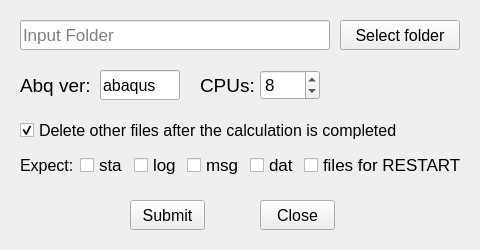
<?xml version="1.0" encoding="UTF-8"?>
<ui version="4.0">
 <class>AbqJobsSubmitter</class>
 <widget class="QWidget" name="AbqJobsSubmitter">
  <property name="geometry">
   <rect>
    <x>0</x>
    <y>0</y>
    <width>480</width>
    <height>250</height>
   </rect>
  </property>
  <property name="sizePolicy">
   <sizepolicy hsizetype="Fixed" vsizetype="Fixed">
    <horstretch>0</horstretch>
    <verstretch>0</verstretch>
   </sizepolicy>
  </property>
  <property name="minimumSize">
   <size>
    <width>480</width>
    <height>250</height>
   </size>
  </property>
  <property name="maximumSize">
   <size>
    <width>480</width>
    <height>250</height>
   </size>
  </property>
  <property name="font">
   <font>
    <family>Microsoft YaHei UI</family>
    <pointsize>13</pointsize>
   </font>
  </property>
  <property name="windowTitle">
   <string>AbqJobsSubmitter</string>
  </property>
  <property name="windowIcon">
   <iconset>
    <normaloff>Icon.png</normaloff>Icon.png</iconset>
  </property>
  <widget class="QLineEdit" name="lineEdit_InputFolder">
   <property name="geometry">
    <rect>
     <x>20</x>
     <y>20</y>
     <width>310</width>
     <height>30</height>
    </rect>
   </property>
   <property name="sizePolicy">
    <sizepolicy hsizetype="Fixed" vsizetype="Fixed">
     <horstretch>0</horstretch>
     <verstretch>0</verstretch>
    </sizepolicy>
   </property>
   <property name="focusPolicy">
    <enum>Qt::ClickFocus</enum>
   </property>
   <property name="placeholderText">
    <string>Input Folder</string>
   </property>
  </widget>
  <widget class="QPushButton" name="pushButton_selectInputFolder">
   <property name="geometry">
    <rect>
     <x>340</x>
     <y>20</y>
     <width>120</width>
     <height>30</height>
    </rect>
   </property>
   <property name="sizePolicy">
    <sizepolicy hsizetype="Fixed" vsizetype="Fixed">
     <horstretch>0</horstretch>
     <verstretch>0</verstretch>
    </sizepolicy>
   </property>
   <property name="font">
    <font>
     <family>Microsoft YaHei UI</family>
     <pointsize>12</pointsize>
    </font>
   </property>
   <property name="text">
    <string>Select folder</string>
   </property>
  </widget>
  <widget class="QCheckBox" name="checkBox_delete">
   <property name="geometry">
    <rect>
     <x>20</x>
     <y>115</y>
     <width>420</width>
     <height>30</height>
    </rect>
   </property>
   <property name="font">
    <font>
     <family>Microsoft YaHei UI</family>
     <pointsize>12</pointsize>
    </font>
   </property>
   <property name="text">
    <string>Delete other files after the calculation is completed</string>
   </property>
   <property name="checked">
    <bool>true</bool>
   </property>
   <property name="tristate">
    <bool>false</bool>
   </property>
  </widget>
  <widget class="QLabel" name="label_CPUs">
   <property name="geometry">
    <rect>
     <x>200</x>
     <y>70</y>
     <width>60</width>
     <height>30</height>
    </rect>
   </property>
   <property name="font">
    <font>
     <family>Microsoft YaHei UI</family>
     <pointsize>14</pointsize>
    </font>
   </property>
   <property name="text">
    <string>CPUs:</string>
   </property>
  </widget>
  <widget class="QSpinBox" name="spinBox_cpusNum">
   <property name="geometry">
    <rect>
     <x>260</x>
     <y>70</y>
     <width>60</width>
     <height>30</height>
    </rect>
   </property>
   <property name="prefix">
    <string/>
   </property>
   <property name="maximum">
    <number>64</number>
   </property>
   <property name="value">
    <number>8</number>
   </property>
  </widget>
  <widget class="QLabel" name="label_Abq_ver">
   <property name="geometry">
    <rect>
     <x>20</x>
     <y>70</y>
     <width>120</width>
     <height>30</height>
    </rect>
   </property>
   <property name="font">
    <font>
     <family>Microsoft YaHei UI</family>
     <pointsize>14</pointsize>
    </font>
   </property>
   <property name="text">
    <string>Abq ver:</string>
   </property>
  </widget>
  <widget class="QLineEdit" name="lineEdit_AbqVer">
   <property name="geometry">
    <rect>
     <x>100</x>
     <y>70</y>
     <width>80</width>
     <height>30</height>
    </rect>
   </property>
   <property name="font">
    <font>
     <family>Microsoft YaHei UI</family>
     <pointsize>12</pointsize>
    </font>
   </property>
   <property name="text">
    <string>abaqus</string>
   </property>
   <property name="cursorPosition">
    <number>6</number>
   </property>
  </widget>
  <widget class="QLabel" name="label_Expect">
   <property name="geometry">
    <rect>
     <x>20</x>
     <y>150</y>
     <width>60</width>
     <height>30</height>
    </rect>
   </property>
   <property name="font">
    <font>
     <family>Microsoft YaHei UI</family>
     <pointsize>12</pointsize>
    </font>
   </property>
   <property name="text">
    <string>Expect:</string>
   </property>
  </widget>
  <widget class="QWidget" name="layoutWidget">
   <property name="geometry">
    <rect>
     <x>80</x>
     <y>150</y>
     <width>385</width>
     <height>30</height>
    </rect>
   </property>
   <layout class="QHBoxLayout" name="HLayout_fileType_checkBoxes">
    <property name="spacing">
     <number>5</number>
    </property>
    <property name="sizeConstraint">
     <enum>QLayout::SetFixedSize</enum>
    </property>
    <property name="leftMargin">
     <number>0</number>
    </property>
    <property name="topMargin">
     <number>2</number>
    </property>
    <property name="rightMargin">
     <number>0</number>
    </property>
    <property name="bottomMargin">
     <number>2</number>
    </property>
    <item>
     <widget class="QCheckBox" name="checkBox_STA">
      <property name="enabled">
       <bool>true</bool>
      </property>
      <property name="text">
       <string>sta</string>
      </property>
     </widget>
    </item>
    <item>
     <widget class="QCheckBox" name="checkBox_LOG">
      <property name="enabled">
       <bool>true</bool>
      </property>
      <property name="text">
       <string>log</string>
      </property>
     </widget>
    </item>
    <item>
     <widget class="QCheckBox" name="checkBox_MSG">
      <property name="enabled">
       <bool>true</bool>
      </property>
      <property name="text">
       <string>msg</string>
      </property>
     </widget>
    </item>
    <item>
     <widget class="QCheckBox" name="checkBox_DAT">
      <property name="enabled">
       <bool>true</bool>
      </property>
      <property name="text">
       <string>dat</string>
      </property>
     </widget>
    </item>
    <item>
     <widget class="QCheckBox" name="checkBox_RES">
      <property name="enabled">
       <bool>true</bool>
      </property>
      <property name="text">
       <string>files for RESTART</string>
      </property>
     </widget>
    </item>
   </layout>
  </widget>
  <widget class="QPushButton" name="pushButton_Submit">
   <property name="geometry">
    <rect>
     <x>130</x>
     <y>200</y>
     <width>75</width>
     <height>30</height>
    </rect>
   </property>
   <property name="font">
    <font>
     <family>Microsoft YaHei UI</family>
     <pointsize>12</pointsize>
    </font>
   </property>
   <property name="text">
    <string>Submit</string>
   </property>
  </widget>
  <widget class="QPushButton" name="pushButton_Close">
   <property name="geometry">
    <rect>
     <x>260</x>
     <y>200</y>
     <width>75</width>
     <height>30</height>
    </rect>
   </property>
   <property name="font">
    <font>
     <family>Microsoft YaHei UI</family>
     <pointsize>12</pointsize>
    </font>
   </property>
   <property name="text">
    <string>Close</string>
   </property>
  </widget>
 </widget>
 <tabstops>
  <tabstop>lineEdit_InputFolder</tabstop>
  <tabstop>pushButton_selectInputFolder</tabstop>
  <tabstop>lineEdit_AbqVer</tabstop>
  <tabstop>spinBox_cpusNum</tabstop>
  <tabstop>checkBox_delete</tabstop>
  <tabstop>checkBox_STA</tabstop>
  <tabstop>checkBox_LOG</tabstop>
  <tabstop>checkBox_MSG</tabstop>
  <tabstop>checkBox_DAT</tabstop>
  <tabstop>checkBox_RES</tabstop>
 </tabstops>
 <resources/>
 <connections>
  <connection>
   <sender>lineEdit_InputFolder</sender>
   <signal>editingFinished()</signal>
   <receiver>AbqJobsSubmitter</receiver>
   <slot>handleEditInpFolder()</slot>
   <hints>
    <hint type="sourcelabel">
     <x>174</x>
     <y>34</y>
    </hint>
    <hint type="destinationlabel">
     <x>238</x>
     <y>97</y>
    </hint>
   </hints>
  </connection>
  <connection>
   <sender>pushButton_selectInputFolder</sender>
   <signal>clicked()</signal>
   <receiver>AbqJobsSubmitter</receiver>
   <slot>handleSelectInpFolder()</slot>
   <hints>
    <hint type="sourcelabel">
     <x>399</x>
     <y>34</y>
    </hint>
    <hint type="destinationlabel">
     <x>238</x>
     <y>97</y>
    </hint>
   </hints>
  </connection>
  <connection>
   <sender>lineEdit_AbqVer</sender>
   <signal>editingFinished()</signal>
   <receiver>AbqJobsSubmitter</receiver>
   <slot>handleEditAbqVer()</slot>
   <hints>
    <hint type="sourcelabel">
     <x>139</x>
     <y>84</y>
    </hint>
    <hint type="destinationlabel">
     <x>238</x>
     <y>97</y>
    </hint>
   </hints>
  </connection>
  <connection>
   <sender>spinBox_cpusNum</sender>
   <signal>valueChanged(int)</signal>
   <receiver>AbqJobsSubmitter</receiver>
   <slot>handleEditCPUnums()</slot>
   <hints>
    <hint type="sourcelabel">
     <x>289</x>
     <y>84</y>
    </hint>
    <hint type="destinationlabel">
     <x>238</x>
     <y>97</y>
    </hint>
   </hints>
  </connection>
  <connection>
   <sender>checkBox_delete</sender>
   <signal>stateChanged(int)</signal>
   <receiver>AbqJobsSubmitter</receiver>
   <slot>handleToggleDeleteFiles()</slot>
   <hints>
    <hint type="sourcelabel">
     <x>229</x>
     <y>129</y>
    </hint>
    <hint type="destinationlabel">
     <x>238</x>
     <y>97</y>
    </hint>
   </hints>
  </connection>
  <connection>
   <sender>checkBox_STA</sender>
   <signal>stateChanged(int)</signal>
   <receiver>AbqJobsSubmitter</receiver>
   <slot>handleToggleFileType_STA()</slot>
   <hints>
    <hint type="sourcelabel">
     <x>114</x>
     <y>164</y>
    </hint>
    <hint type="destinationlabel">
     <x>238</x>
     <y>97</y>
    </hint>
   </hints>
  </connection>
  <connection>
   <sender>checkBox_LOG</sender>
   <signal>stateChanged(int)</signal>
   <receiver>AbqJobsSubmitter</receiver>
   <slot>handleToggleFileType_LOG()</slot>
   <hints>
    <hint type="sourcelabel">
     <x>172</x>
     <y>164</y>
    </hint>
    <hint type="destinationlabel">
     <x>238</x>
     <y>97</y>
    </hint>
   </hints>
  </connection>
  <connection>
   <sender>checkBox_MSG</sender>
   <signal>stateChanged(int)</signal>
   <receiver>AbqJobsSubmitter</receiver>
   <slot>handleToggleFileType_MSG()</slot>
   <hints>
    <hint type="sourcelabel">
     <x>236</x>
     <y>164</y>
    </hint>
    <hint type="destinationlabel">
     <x>238</x>
     <y>97</y>
    </hint>
   </hints>
  </connection>
  <connection>
   <sender>checkBox_DAT</sender>
   <signal>stateChanged(int)</signal>
   <receiver>AbqJobsSubmitter</receiver>
   <slot>handleToggleFileType_DAT()</slot>
   <hints>
    <hint type="sourcelabel">
     <x>300</x>
     <y>164</y>
    </hint>
    <hint type="destinationlabel">
     <x>238</x>
     <y>97</y>
    </hint>
   </hints>
  </connection>
  <connection>
   <sender>checkBox_RES</sender>
   <signal>stateChanged(int)</signal>
   <receiver>AbqJobsSubmitter</receiver>
   <slot>handleToggleFileType_RES()</slot>
   <hints>
    <hint type="sourcelabel">
     <x>359</x>
     <y>164</y>
    </hint>
    <hint type="destinationlabel">
     <x>238</x>
     <y>97</y>
    </hint>
   </hints>
  </connection>
  <connection>
   <sender>pushButton_Submit</sender>
   <signal>clicked()</signal>
   <receiver>AbqJobsSubmitter</receiver>
   <slot>handleSubmit()</slot>
   <hints>
    <hint type="sourcelabel">
     <x>167</x>
     <y>214</y>
    </hint>
    <hint type="destinationlabel">
     <x>238</x>
     <y>124</y>
    </hint>
   </hints>
  </connection>
  <connection>
   <sender>pushButton_Close</sender>
   <signal>clicked()</signal>
   <receiver>AbqJobsSubmitter</receiver>
   <slot>close()</slot>
   <hints>
    <hint type="sourcelabel">
     <x>297</x>
     <y>214</y>
    </hint>
    <hint type="destinationlabel">
     <x>238</x>
     <y>124</y>
    </hint>
   </hints>
  </connection>
 </connections>
 <slots>
  <slot>handleSelectInpFolder()</slot>
  <slot>handleEditInpFolder()</slot>
  <slot>handleEditAbqVer()</slot>
  <slot>handleEditCPUnums()</slot>
  <slot>handleToggleDeleteFiles()</slot>
  <slot>handleToggleFileType_STA()</slot>
  <slot>handleToggleFileType_LOG()</slot>
  <slot>handleToggleFileType_MSG()</slot>
  <slot>handleToggleFileType_DAT()</slot>
  <slot>handleToggleFileType_RES()</slot>
  <slot>handleToggleFileType_STT()</slot>
  <slot>handleSubmit()</slot>
 </slots>
</ui>
